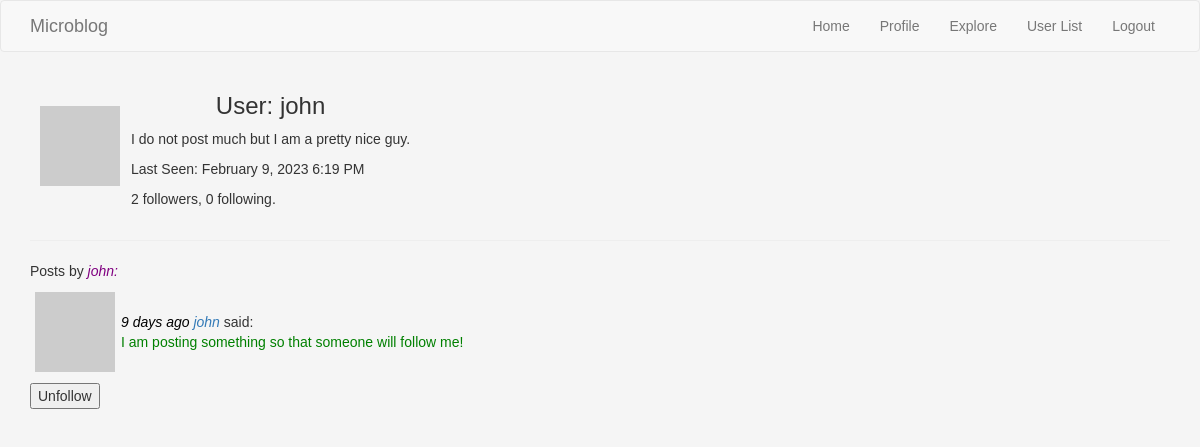
The app's page /user/john (signed in), older data.
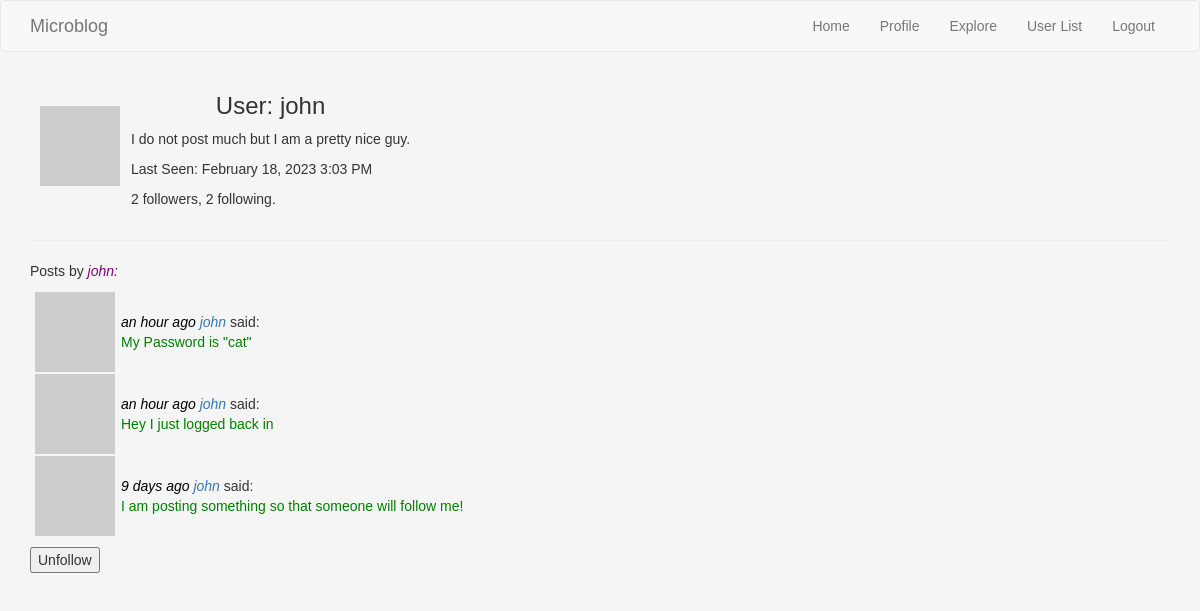
The same page, newer data.
### webapp/models.py (models this page shows, shortened)
class User(UserMixin, db.Model):
    id = db.Column(db.Integer, primary_key=True)
    username = db.Column(db.String(64), index=True, unique=True)
    email = db.Column(db.String(120), index=True, unique=True)
    password_hash = db.Column(db.String(128))
    posts = db.relationship('Post', backref='author', lazy='dynamic')
    about_me = db.Column(db.String(140))
    last_seen = db.Column(db.DateTime, default=datetime.utcnow)
    followed = db.relationship(
        'User', secondary=followers,
        primaryjoin=(followers.c.follower_id == id),
        secondaryjoin=(followers.c.followed_id == id),
        backref=db.backref('followers', lazy='dynamic'), lazy='dynamic')
    def is_following(self, user):
        return self.followed.filter(
            followers.c.followed_id == user.id).count() > 0
    def user_posts(self):
        own_posts = Post.query.filter_by(user_id=self.id)
        return own_posts.order_by(Post.timestamp.desc())
    def __repr__(self):
        return '<User {}>'.format(self.username)
    def avatar(self, size):
        digest = md5(self.email.lower().encode('utf-8')).hexdigest()
        return 'https://www.gravatar.com/avatar/{}?d=identicon&s={}'.format(digest, size)

class Post(db.Model):
    id = db.Column(db.Integer, primary_key=True)
    body = db.Column(db.String(140))
    timestamp = db.Column(db.DateTime, index=True, default=datetime.utcnow)
    user_id = db.Column(db.Integer, db.ForeignKey('user.id'))

### webapp/routes.py (the view)
@webapp.route('/user/<username>')
@login_required
def user(username):
    user = User.query.filter_by(username=username).first_or_404()
    page = request.args.get('page', 1, type=int)
    posts = user.user_posts().order_by(Post.timestamp.desc()).paginate(page=page,
                                                                       per_page=webapp.config['POSTS_PER_PAGE'],
                                                                       error_out=False)
    next_url = url_for('user', username=user.username, page=posts.next_num) \
        if posts.has_next else None
    prev_url = url_for('user', username=user.username, page=posts.prev_num) \
        if posts.has_prev else None
    print(f"User Profile for: {username}")
    print("    User", User)
    print("    username", User.username)
    print("    current_user ", current_user)
    form = EmptyForm()
    return render_template('user.html',
                           user=user,
                           posts=posts,
                           form=form,
                           next_url=next_url,
                           prev_url=prev_url)

### webapp/forms.py
class EmptyForm(FlaskForm):
    submit = SubmitField('Submit')

### webapp/models.py (called while the page is built)
@login.user_loader
def load_user(id):
    return User.query.get(int(id))

### webapp/routes.py (called while the page is built)
@webapp.before_request
def before_request():
    if current_user.is_authenticated:
        current_user.last_seen = datetime.utcnow()
        db.session.commit()

### webapp/templates/user.html (shortened to what this page needs)
{% extends "base.html" %}
{% block app_content %}
    <table>
        <tr class="userprofile">
            <td class="aboutme avatar"><img src="{{ user.avatar(128) }}"></td>
            <td class="aboutme">
                <h3 class="aboutme">User: {{ user.username }}</h3>
                {% if user.about_me %}<p><span class="aboutme">{{ user.about_me }}</span></p>{% endif %}
                {% if user.last_seen %} <p>Last Seen: {{ moment(user.last_seen).format('LLL') }}</p>{% endif %}
            <p>{{  user.followers.count() }} followers, {{ user.followed.count() }} following.</p></td>
       </tr>
    </table>
    <hr>
    <p>Posts by <span class="blogname"> {{ user.username }}:</span></p>
    {% for post in posts %}
        {% include '_post.html' %}
    {% endfor %}
    {% if user == current_user %}
        <p><a href="{{ url_for('edit_profile') }}">Edit your profile</a></p>
        {% else %}
        <p>
            <form action="{{ url_for('unfollow', username=user.username) }}" method="post">
                {{ form.submit(value='Unfollow') }}
            </form>
        </p>
    {% endif %}
{% endblock %}

### webapp/templates/base.html (shortened to what this page needs)
{% extends 'bootstrap/base.html' %}
{% block styles %}
{{super()}}
  <link rel="stylesheet" href="{{url_for('static', filename='css/mystyle.css')}}">
{% endblock %}
{% block navbar %}
    <nav class="navbar navbar-default">
        <div class="container">
            <div class="navbar-header">
                <a class="navbar-brand" href="{{ url_for('index') }}">Microblog</a>
            </div>
            <div class="collapse navbar-collapse" id="bs-example-navbar-collapse-1">
                <ul class="nav navbar-nav navbar-right">
                    {% if current_user.is_anonymous %}
                        <li><a href="{{ url_for('login') }}">Login</a></li>
                    {% else %}
                    <li><a href="{{ url_for('index') }}">Home</a></li>
                        <li><a href="{{ url_for('user', username=current_user.username) }}">Profile</a></li>
                        <li><a href="{{ url_for('explore') }}">Explore</a></li>
                        <li><a href="{{ url_for('user_list') }}">User List</a></li>
                        <li><a href="{{ url_for('logout') }}">Logout</a></li>
                    {% endif %}
                </ul>
            </div>
        </div>
    </nav>
{% endblock %}
{% block content %}
    <div class="container">
        {% block app_content %}{% endblock %}
    </div>
{% endblock %}

### webapp/templates/_post.html
<table>
    <tr class="blog">
        <td class="blog"><img src="{{ post.author.avatar(36) }}"></td>
        <td class="blog"><span class="blogname">
            <span class="timestamp">{{ moment(post.timestamp).fromNow() }}</span>
            {% if current_user.username != post.author.username %}
            <a href="{{  url_for('user', username=post.author.username) }}"> {{ post.author.username }} </a></span>
            {% else %}
                {{ post.author.username }}
            {% endif %} </span>
            said: <br><span class="blogpost"> {{  post.body }}</span></td>
    </tr>
</table>

### webapp/static/css/mystyle.css (style rules this page uses)
body { background-color: whitesmoke; font-family: Verdana, Arial, Helvetica, sans-serif; }
.blog { vertical-align:center }
.blogname { color: purple; font-style: italic; }
.blogpost { color:green; }
.userprofile { text-align: center; vertical-align: center; }
.aboutme { text-align: left; }
h3.aboutme { text-align: center; }
td.avatar { vertical-align: center; }
td.aboutme { padding: 10px; padding-bottom: 1px; padding-top: 1px; padding-right: 1px; }
td.blog { padding: 5px; padding-bottom: 1px; padding-top: 1px; padding-right: 1px; }
.timestamp { color: black; font-style: italic; }

Row changes from the older to the newer data that the page shows:
changed User "john": last_seen "February 9, 2023 6:19 PM" → "February 18, 2023 3:03 PM"
added Post: timestamp "an hour ago", author.username "john", body "My Password is \"cat\""
added Post: timestamp "an hour ago", author.username "john", body "Hey I just logged back in"
Text that changed along with them:
{{ user.followed.count() }}: "0" → "2"
